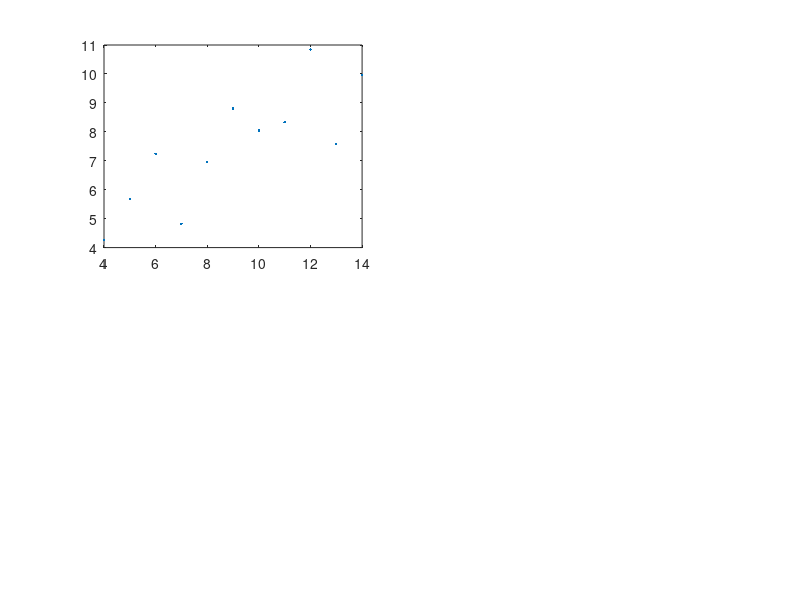

Write the MATLAB code that produced this figure. (Note: this script raises an error after producing the figure.)
%% Analyzing Neural Time Series Data
% Matlab code for Chapter 27
% Mike X Cohen
%
% This code accompanies the book, titled "Analyzing Neural Time Series Data"
% (MIT Press). Using the code without following the book may lead to confusion,
% incorrect data analyses, and misinterpretations of results.
% Mike X Cohen assumes no responsibility for inappropriate or incorrect use of this code.

%% an aside on covariance and correlation

a = randn(1,100);
b = randn(1,100);

corr1 = corrcoef(a,b);

a1=a-mean(a);
b1=b-mean(b);
corr2 = (a1*b1')/sqrt( (a1*a1')*(b1*b1') );


c = [a1; b1];
covmat = c*c';

% notice the following:
covmat(1,1) == a1*a1'
covmat(2,2) == b1*b1'
covmat(2,1) == a1*b1'
% actually, some of these might not be exactly equal due to very small computer rounding errors.
% try this instead:
(covmat(2,1)-a1*b1')<0.0000000000001

corr3 = covmat(1,2)/sqrt(covmat(1)*covmat(end));


fprintf([ '\nMatlab corrcoef function: ' num2str(corr1(1,2)) '\n' ...
            'covariance scaled by variances: ' num2str(corr2) '\n' ...
            'covariance computed as matrix: ' num2str(corr3) '\n\n' ])

%% Figure 27.1

anscombe = [
  % series 1    series 2    series 3     series 4
    10  8.04    10  9.14    10  7.46     8  6.58;
     8  6.95     8  8.14     8  6.77     8  5.76;
    13  7.58    13  8.76    13 12.74     8  7.71;
     9  8.81     9  8.77     9  7.11     8  8.84;
    11  8.33    11  9.26    11  7.81     8  8.47;
    14  9.96    14  8.10    14  8.84     8  7.04;
     6  7.24     6  6.13     6  6.08     8  5.25;
     4  4.26     4  3.10     4  5.39     8  5.56;
    12 10.84    12  9.13    12  8.15     8  7.91;
     7  4.82     7  7.26     7  6.42     8  6.89;
     5  5.68     5  4.74     5  5.73    19 12.50;
    ];


% plot and compute correlations
figure
for i=1:4
    subplot(2,2,i)
    plot(anscombe(:,(i-1)*2+1),anscombe(:,(i-1)*2+2),'.')
    lsline
    corr_p = corr(anscombe(:,(i-1)*2+1),anscombe(:,(i-1)*2+2),'type','p');
    corr_s = corr(anscombe(:,(i-1)*2+1),anscombe(:,(i-1)*2+2),'type','s');
    title([ 'r_p=' num2str(round(corr_p*1000)/1000) '; r_s=' num2str(round(corr_s*1000)/1000) ])
end

%% Figure 27.2

load sampleEEGdata

sensor2use = 'fz';
centerfreq = 10; % in Hz

% setup wavelet convolution and outputs
time = -1:1/EEG.srate:1;
half_of_wavelet_size = (length(time)-1)/2;

% FFT parameters
n_wavelet     = length(time);
n_data        = EEG.pnts*EEG.trials;
n_convolution = n_wavelet+n_data-1;
wavelet_cycles= 4.5;

% FFT of data (note: this doesn't change on frequency iteration)
fft_data = fft(reshape(EEG.data(strcmpi(sensor2use,{EEG.chanlocs.labels}),:,:),1,EEG.pnts*EEG.trials),n_convolution);

% create wavelet and run convolution
fft_wavelet            = fft(exp(2*1i*pi*centerfreq.*time) .* exp(-time.^2./(2*( wavelet_cycles /(2*pi*centerfreq))^2)),n_convolution);
convolution_result_fft = ifft(fft_wavelet.*fft_data,n_convolution) * sqrt(wavelet_cycles /(2*pi*centerfreq));
convolution_result_fft = convolution_result_fft(half_of_wavelet_size+1:end-half_of_wavelet_size);
convolution_result_fft = abs(reshape(convolution_result_fft,EEG.pnts,EEG.trials)).^2;

% trim edges so the distribution is not driven by edge artifact outliers
% (note: here we just use visual inspection to remove edges)
convolution_result_fft = convolution_result_fft(100:end-100,:);

% plot distirbution of power data
figure
subplot(121)
hist(convolution_result_fft(:),500)
title('Distribution of power values')
axis square

subplot(122)
hist(log10(convolution_result_fft(:)),500)
title('Distribution of log_1_0power values')
axis square

% test for normal distribution, if you have the stats toolbox
if exist('kstest','file')
    [h,p1] = kstest(convolution_result_fft(:));
    [h,p2] = kstest(log10(convolution_result_fft(:)));
    [h,p3] = kstest(randn(numel(convolution_result_fft),1));
    disp([ 'KS test for normality of power: '        num2str(p1) ' (>.05 means normal distribution) ' ])
    disp([ 'KS test for normality of log10(power): ' num2str(p2) ' (>.05 means normal distribution) ' ])
    disp([ 'KS test for normality of random data: '  num2str(p3) ' (>.05 means normal distribution) ' ])
end

%% Figure 27.3

lots_of_corr_coefs = rand(1000,1)*2-1;
fisher_z_coefs = .5 * log( (1+lots_of_corr_coefs)./(1-lots_of_corr_coefs) );

figure
subplot(221)
hist(lots_of_corr_coefs,50)
xlabel('Correlation coefficient')
ylabel('Count')
axis square
set(gca,'xlim',[-1 1],'xtick',-1:.5:1)

subplot(222)
hist(fisher_z_coefs,50)
xlabel('Fisher-Z transformed coefficients')
ylabel('Count')
axis square
set(gca,'xlim',[-5 5],'xtick',-4:2:4)

subplot(223)
plot(lots_of_corr_coefs,fisher_z_coefs,'.')
xlabel('Correlation coefficient')
ylabel('Fisher-Z transformed coefficients')
set(gca,'xlim',[-1 1],'xtick',-1:.5:1)
axis square

subplot(224)
plot(atanh(lots_of_corr_coefs),fisher_z_coefs,'.')
xlabel('atanh')
ylabel('Fisher-Z')
r=corr(atanh(lots_of_corr_coefs),fisher_z_coefs);
legend([ 'Correlation = ' num2str(r) ])
axis square
set(gca,'xtick',-4:2:4,'ytick',-4:2:4)
axis([-4 4 -4 4])

%% Figure 27.4

sensor1 = 'fz';
sensor2 = 'p5';

centerfreq = 6; % in Hz
trial2plot = 10;

times2plot = dsearchn(EEG.times',[-300 1200]');


fft_data1 = fft(reshape(EEG.data(strcmpi(sensor1,{EEG.chanlocs.labels}),:,:),1,EEG.pnts*EEG.trials),n_convolution);
fft_data2 = fft(reshape(EEG.data(strcmpi(sensor2,{EEG.chanlocs.labels}),:,:),1,EEG.pnts*EEG.trials),n_convolution);

% create wavelet and run convolution
fft_wavelet             = fft(exp(2*1i*pi*centerfreq.*time) .* exp(-time.^2./(2*( wavelet_cycles /(2*pi*centerfreq))^2)),n_convolution);
convolution_result_fft  = ifft(fft_wavelet.*fft_data1,n_convolution) * sqrt(wavelet_cycles /(2*pi*centerfreq));
convolution_result_fft  = convolution_result_fft(half_of_wavelet_size+1:end-half_of_wavelet_size);
convolution_result_fft1 = reshape(convolution_result_fft,EEG.pnts,EEG.trials);

fft_wavelet             = fft(exp(2*1i*pi*centerfreq.*time) .* exp(-time.^2./(2*( wavelet_cycles /(2*pi*centerfreq))^2)),n_convolution);
convolution_result_fft  = ifft(fft_wavelet.*fft_data2,n_convolution) * sqrt(wavelet_cycles /(2*pi*centerfreq));
convolution_result_fft  = convolution_result_fft(half_of_wavelet_size+1:end-half_of_wavelet_size);
convolution_result_fft2 = reshape(convolution_result_fft,EEG.pnts,EEG.trials);

% keep only requested time regions
convolution_result_fft1 = convolution_result_fft1(times2plot(1):times2plot(2),:);
convolution_result_fft2 = convolution_result_fft2(times2plot(1):times2plot(2),:);

figure
subplot(211)
plot(EEG.times(times2plot(1):times2plot(2)),abs(convolution_result_fft1(:,trial2plot)).^2)
hold on
plot(EEG.times(times2plot(1):times2plot(2)),abs(convolution_result_fft2(:,trial2plot)).^2,'r')
xlabel('Time (ms)')
set(gca,'xlim',EEG.times(times2plot))
legend({sensor1;sensor2})

subplot(223)
plot(abs(convolution_result_fft1(:,trial2plot)).^2,abs(convolution_result_fft2(:,trial2plot)).^2,'.')
title('Power relationship')
xlabel([ sensor1 ' ' num2str(centerfreq) 'Hz power' ])
ylabel([ sensor2 ' ' num2str(centerfreq) 'Hz power' ])
r=corr(abs(convolution_result_fft1(:,trial2plot)).^2,abs(convolution_result_fft2(:,trial2plot)).^2,'type','p');
legend([ 'Pearson R = ' num2str(r) ]);

subplot(224)
plot(tiedrank(abs(convolution_result_fft1(:,trial2plot)).^2),tiedrank(abs(convolution_result_fft2(:,trial2plot)).^2),'.')
title('Rank-power relationship')
xlabel([ sensor1 ' ' num2str(centerfreq) 'Hz rank-power' ])
ylabel([ sensor2 ' ' num2str(centerfreq) 'Hz rank-power' ])
r=corr(abs(convolution_result_fft1(:,trial2plot)).^2,abs(convolution_result_fft2(:,trial2plot)).^2,'type','s');
legend([ 'Spearman Rho = ' num2str(r) ]);
set(gca,'ylim',get(gca,'xlim'))

%% Figure 27.5

% Compute how many time points are in one cycle, and limit xcov to this lag
nlags = round(EEG.srate/centerfreq);

% note that data are first tiedrank'ed, which results in a Spearman rho
% instead of a Pearson r.
[corrvals,corrlags] = xcov(tiedrank(abs(convolution_result_fft1(:,trial2plot)).^2),tiedrank(abs(convolution_result_fft2(:,trial2plot)).^2),nlags,'coeff');

% convert correlation lags from indices to time in ms
corrlags = corrlags * 1000/EEG.srate;

figure
plot(corrlags,corrvals,'-o','markerface','w')
hold on
plot([0 0],get(gca,'ylim'))
xlabel([ sensor1 ' leads --- Time lag in ms --- ' sensor2 ' leads' ])
ylabel('Correlation coefficient')

%% Figure 27.6

sensor1 = 'poz';
sensor2 = 'fz';

timewin1 = [ -300 -100 ]; % in ms relative to stim onset
timewin2 = [  200  400 ];

centerfreq1 =  6; % in Hz
centerfreq2 =  6;

% convert time from ms to index
timeidx1 = zeros(size(timewin1));
timeidx2 = zeros(size(timewin2));
for i=1:2
    [junk,timeidx1(i)] = min(abs(EEG.times-timewin1(i)));
    [junk,timeidx2(i)] = min(abs(EEG.times-timewin2(i)));
end

% setup wavelet convolution and outputs
time = -1:1/EEG.srate:1;
half_of_wavelet_size = (length(time)-1)/2;

% FFT parameters
n_wavelet     = length(time);
n_data        = EEG.pnts*EEG.trials;
n_convolution = n_wavelet+n_data-1;
wavelet_cycles= 4.5;

% FFT of data (note: this doesn't change on frequency iteration)
fft_data1 = fft(reshape(EEG.data(strcmpi(sensor1,{EEG.chanlocs.labels}),:,:),1,EEG.pnts*EEG.trials),n_convolution);
fft_data2 = fft(reshape(EEG.data(strcmpi(sensor2,{EEG.chanlocs.labels}),:,:),1,EEG.pnts*EEG.trials),n_convolution);

% initialize output time-frequency data
corrdata = zeros(EEG.trials,2);

% create wavelet and run convolution
fft_wavelet            = fft(exp(2*1i*pi*centerfreq1.*time) .* exp(-time.^2./(2*( wavelet_cycles /(2*pi*centerfreq1))^2)),n_convolution);
convolution_result_fft = ifft(fft_wavelet.*fft_data1,n_convolution) * sqrt(wavelet_cycles /(2*pi*centerfreq1));
convolution_result_fft = convolution_result_fft(half_of_wavelet_size+1:end-half_of_wavelet_size);
convolution_result_fft = reshape(convolution_result_fft,EEG.pnts,EEG.trials);
analyticsignal1        = abs(convolution_result_fft).^2;

fft_wavelet            = fft(exp(2*1i*pi*centerfreq2.*time) .* exp(-time.^2./(2*( wavelet_cycles /(2*pi*centerfreq2))^2)),n_convolution);
convolution_result_fft = ifft(fft_wavelet.*fft_data2,n_convolution) * sqrt(wavelet_cycles /(2*pi*centerfreq2));
convolution_result_fft = convolution_result_fft(half_of_wavelet_size+1:end-half_of_wavelet_size);
convolution_result_fft = reshape(convolution_result_fft,EEG.pnts,EEG.trials);
analyticsignal2        = abs(convolution_result_fft).^2;

% Panel A: correlation in a specified window
tfwindowdata1 = mean(analyticsignal1(timeidx1(1):timeidx1(2),:),1);
tfwindowdata2 = mean(analyticsignal2(timeidx2(1):timeidx2(2),:),1);
figure
subplot(121)
plot(tfwindowdata1,tfwindowdata2,'.')
axis square
title([ 'TF window correlation, r_p=' num2str(corr(tfwindowdata1',tfwindowdata2','type','p')) ], 'FontSize', 14)
xlabel([ sensor1 ': ' num2str(timewin1(1)) '-' num2str(timewin1(2)) '; ' num2str(centerfreq1) ' Hz' ], 'FontSize', 14)
ylabel([ sensor2 ': ' num2str(timewin2(1)) '-' num2str(timewin2(2)) '; ' num2str(centerfreq2) ' Hz' ], 'FontSize', 14)

% also plot rank-transformed data
subplot(122)
plot(tiedrank(tfwindowdata1),tiedrank(tfwindowdata2),'.')
axis square
xlabel([ sensor1 ': ' num2str(timewin1(1)) '-' num2str(timewin1(2)) '; ' num2str(centerfreq1) ' Hz' ], 'FontSize', 14)
ylabel([ sensor2 ': ' num2str(timewin2(1)) '-' num2str(timewin2(2)) '; ' num2str(centerfreq2) ' Hz' ], 'FontSize', 14)
title([ 'TF window correlation, r_p=' num2str(corr(tfwindowdata1',tfwindowdata2','type','s')) ], 'FontSize', 14)

% panel B: correlation over time
corr_ts = zeros(size(EEG.times));
for ti=1:EEG.pnts
    corr_ts(ti) = corr(analyticsignal1(ti,:)',analyticsignal2(ti,:)','type','s');
end

figure
plot(EEG.times,corr_ts)
set(gca,'xlim',[-200 1200])
xlabel('Time (ms)', 'FontSize', 14), ylabel('Spearman''s rho', 'FontSize', 14)
set(gca, 'FontSize', 14)

% Panel C: exploratory time-frequency power correlations
times2save = -200:25:1200;
frex = logspace(log10(2),log10(40),20);

times2save_idx = zeros(size(times2save));
for i=1:length(times2save)
    [junk,times2save_idx(i)] = min(abs(EEG.times-times2save(i)));
end

% rank-transforming the data can happen outside the frequency loop
seeddata_rank = tiedrank(tfwindowdata2);

% initialize output correlation matrix
expl_corrs = zeros(length(frex),length(times2save));

for fi=1:length(frex)

    % get power (via wavelet convolution) from signal1
    fft_wavelet            = fft(exp(2*1i*pi*frex(fi).*time) .* exp(-time.^2./(2*( wavelet_cycles /(2*pi*frex(fi)))^2)),n_convolution);
    convolution_result_fft = ifft(fft_wavelet.*fft_data1,n_convolution) * sqrt(wavelet_cycles /(2*pi*frex(fi)));
    convolution_result_fft = convolution_result_fft(half_of_wavelet_size+1:end-half_of_wavelet_size);
    convolution_result_fft = reshape(convolution_result_fft,EEG.pnts,EEG.trials);
    analyticsignal1        = abs(convolution_result_fft).^2;

    for ti=1:length(times2save)
        expl_corrs(fi,ti) = 1-6*sum((seeddata_rank-tiedrank(analyticsignal1(times2save_idx(ti),:))).^2)/(EEG.trials*(EEG.trials^2-1));
    end
end

figure
contourf(times2save,frex,expl_corrs,40,'linecolor','none')
set(gca,'clim',[-.4 .4],'yscale','log','ytick',round(logspace(log10(frex(1)),log10(frex(end)),8)))
xlabel('Time (ms)', 'FontSize', 14), ylabel('Frequency (Hz)', 'FontSize', 14)
title([ 'Correlation over trials from seed ' sensor2 ', ' num2str(centerfreq2) ' Hz and ' num2str(timewin2(1)) '-' num2str(timewin2(2)) ' ms' ], 'FontSize', 14)
set(gca, 'FontSize', 14)

% Change colorbar limits and set color map
h = colorbar;
colormap jet;
caxis([-0.4 0.4]);
colorbar('Limits', [-0.4 0.4], 'Ticks', [-0.4 -0.2 0 0.2 0.4]);
cmap = colormap;
cmap(end,:) = [1 0 0]; % Change upper limit color to red
colormap(cmap);

%% Figure 27.7

seed_chan     = 'fz';
target_chan   = 'f6';
control_chan  = 'f1';

clim = [0 .6];

% wavelet parameters
min_freq = 2;
max_freq = 40;
num_frex = 15;

% downsampled times
times2save = -200:50:800;
% times2save = EEG.times; % uncomment this line for figure 27.8


% other wavelet parameters
frequencies = logspace(log10(min_freq),log10(max_freq),num_frex);
time = -1:1/EEG.srate:1;
half_of_wavelet_size = (length(time)-1)/2;

% FFT parameters
n_wavelet     = length(time);
n_data        = EEG.pnts*EEG.trials;
n_convolution = n_wavelet+n_data-1;
wavelet_cycles= 4.5;

times2saveidx = dsearchn(EEG.times',times2save');

% FFT of data (note: this doesn't change on frequency iteration)
fft_data_seed = fft(reshape(EEG.data(strcmpi(seed_chan,{EEG.chanlocs.labels}),:,:),1,EEG.pnts*EEG.trials),n_convolution);
fft_data_trgt = fft(reshape(EEG.data(strcmpi(target_chan,{EEG.chanlocs.labels}),:,:),1,EEG.pnts*EEG.trials),n_convolution);
fft_data_ctrl = fft(reshape(EEG.data(strcmpi(control_chan,{EEG.chanlocs.labels}),:,:),1,EEG.pnts*EEG.trials),n_convolution);


% initialize output time-frequency data
tf_corrdata = zeros(length(frequencies),length(times2save),2);

for fi=1:length(frequencies)

    % create wavelet and get its FFT
    fft_wavelet = fft(exp(2*1i*pi*frequencies(fi).*time) .* exp(-time.^2./(2*( wavelet_cycles /(2*pi*frequencies(fi)))^2))/frequencies(fi),n_convolution);


    % convolution for all three sites (save only power)
    convolution_result_fft = ifft(fft_wavelet.*fft_data_seed,n_convolution) * sqrt(wavelet_cycles /(2*pi*frequencies(fi)));
    convolution_result_fft = convolution_result_fft(half_of_wavelet_size+1:end-half_of_wavelet_size);
    conv_result_seed = abs(reshape(convolution_result_fft,EEG.pnts,EEG.trials)).^2;

    convolution_result_fft = ifft(fft_wavelet.*fft_data_trgt,n_convolution) * sqrt(wavelet_cycles /(2*pi*frequencies(fi)));
    convolution_result_fft = convolution_result_fft(half_of_wavelet_size+1:end-half_of_wavelet_size);
    conv_result_trgt = abs(reshape(convolution_result_fft,EEG.pnts,EEG.trials)).^2;

    convolution_result_fft = ifft(fft_wavelet.*fft_data_ctrl,n_convolution) * sqrt(wavelet_cycles /(2*pi*frequencies(fi)));
    convolution_result_fft = convolution_result_fft(half_of_wavelet_size+1:end-half_of_wavelet_size);
    conv_result_ctrl = abs(reshape(convolution_result_fft,EEG.pnts,EEG.trials)).^2;

    % downsample and rank transform all data
    conv_result_seed = tiedrank(conv_result_seed(times2saveidx,:)')';
    conv_result_trgt = tiedrank(conv_result_trgt(times2saveidx,:)')';
    conv_result_ctrl = tiedrank(conv_result_ctrl(times2saveidx,:)')';

    for ti=1:length(times2save)

        % compute bivariate correlations
        r_st = 1-6*sum((conv_result_seed(ti,:)-conv_result_trgt(ti,:)).^2)/(EEG.trials*(EEG.trials^2-1));
        r_sc = 1-6*sum((conv_result_seed(ti,:)-conv_result_ctrl(ti,:)).^2)/(EEG.trials*(EEG.trials^2-1));
        r_tc = 1-6*sum((conv_result_ctrl(ti,:)-conv_result_trgt(ti,:)).^2)/(EEG.trials*(EEG.trials^2-1));

        % bivariate correlation for comparison
        tf_corrdata(fi,ti,1) = r_st;

        % compute partial correlation and store in results matrix
        tf_corrdata(fi,ti,2) = (r_st-r_sc*r_tc) / ( sqrt(1-r_sc^2)*sqrt(1-r_tc^2) );
    end
end

% plot
figure
for i=1:2
    subplot(1,2,i)
    contourf(times2save,frequencies,squeeze(tf_corrdata(:,:,i)),40,'linecolor','none')
    set(gca,'clim',clim,'xlim',[-200 800],'yscale','log','ytick',logspace(log10(frequencies(1)),log10(frequencies(end)),6),'yticklabel',round(logspace(log10(frequencies(1)),log10(frequencies(end)),6)*10)/10)
    axis square
    if i==1
        title([ 'Correlation between ' seed_chan ' and ' target_chan ])
    else
        title([ 'Partial correlation between ' seed_chan ' and ' target_chan ])
    end
    xlabel('Time (ms)'), ylabel('Frequency (Hz)')
end

%% Figure 27.8

% Re-run the code for the previous figure but comment out the
% following line towards the top:
% times2save = EEG.times; % uncomment this line for figure 27.8
% Then run this section of code.


ds_timesidx = dsearchn(EEG.times',(-200:50:800)'); % ds = downsampled
[~,lofreq]  = min(abs(frequencies-4.7));
[~,hifreq]  = min(abs(frequencies-32));

figure

subplot(221)
contourf(times2save,frequencies,squeeze(tf_corrdata(:,:,2)),40,'linecolor','none')
hold on
plot(get(gca,'xlim'),frequencies([lofreq lofreq]),'k--')
plot(get(gca,'xlim'),frequencies([hifreq hifreq]),'k--')
set(gca,'clim',clim,'xlim',[-200 800],'yscale','log','ytick',logspace(log10(frequencies(1)),log10(frequencies(end)),6),'yticklabel',round(logspace(log10(frequencies(1)),log10(frequencies(end)),6)*10)/10)
title('Original (256 Hz)')


subplot(222)
contourf(times2save(ds_timesidx),frequencies,squeeze(tf_corrdata(:,ds_timesidx,2)),40,'linecolor','none')
hold on
plot(get(gca,'xlim'),frequencies([lofreq lofreq]),'k--')
plot(get(gca,'xlim'),frequencies([hifreq hifreq]),'k--')
set(gca,'clim',clim,'xlim',[-200 800],'yscale','log','ytick',logspace(log10(frequencies(1)),log10(frequencies(end)),6),'yticklabel',round(logspace(log10(frequencies(1)),log10(frequencies(end)),6)*10)/10)
title('Down-sampled (20 Hz)')


subplot(223)
plot(EEG.times,squeeze(tf_corrdata(lofreq,:,2)))
hold on
plot(EEG.times(ds_timesidx),squeeze(tf_corrdata(lofreq,ds_timesidx,2)),'ro-','markerface','w')
title('Effect of downsampling on low-frequency activity')
set(gca,'xlim',[-200 800],'ylim',[.25 .65])


subplot(224)
plot(EEG.times,squeeze(tf_corrdata(hifreq,:,2)))
hold on
plot(EEG.times(ds_timesidx),squeeze(tf_corrdata(hifreq,ds_timesidx,2)),'ro-','markerface','w')
title('Effect of downsampling on high-frequency activity')
set(gca,'xlim',[-200 800],'ylim',[-.1 .6])
legend({'Original (256 Hz)';'Down-sampled (20 Hz)'})

%% Figure 27.9

% note: this cell takes a while to run, particularly on slow computers!

n = 1000;
ncorrs = 100000;

t=[0 0 0];
for i=1:ncorrs

    % create random variables
    a = rand(2,n);

    tic
    % Matlab corr function
    c2 = corr(a','type','s');
    t(1) = t(1) + toc;


    tic
    % self-written Spearman correlation (must first rank-transform)
    a1 = tiedrank(a')'; % tiedrank accepts matrix input, but make sure the matrix is in the correct orientation!!
    c1 = 1-6*sum((a1(1,:)-a1(2,:)).^2)/(n*(n^2-1));
    t(2) = t(2) + toc;


    tic
    % ordinary least squares
    % Note: Uncommenting the following line will normalize the data to give
    % you a correlation coefficient. If you don't need the correlation coefficient
    % (and instead can use unstandardized regression coefficients), leave this
    % line commented out for a ten-fold increase in speed.
    %a = bsxfun(@rdivide,bsxfun(@minus,a,mean(a,2)),std(a,[],2));
    c3 = (a(1,:)*a(1,:)')\a(1,:)*a(2,:)';
    t(3) = t(3) + toc;
end

figure
bar(t)
set(gca,'xticklabel',{'corr function';'manual';'ols'},'xlim',[.5 3.5])
ylabel([ 'Time for ' num2str(ncorrs) ' iterations (s)' ])

%% end.
